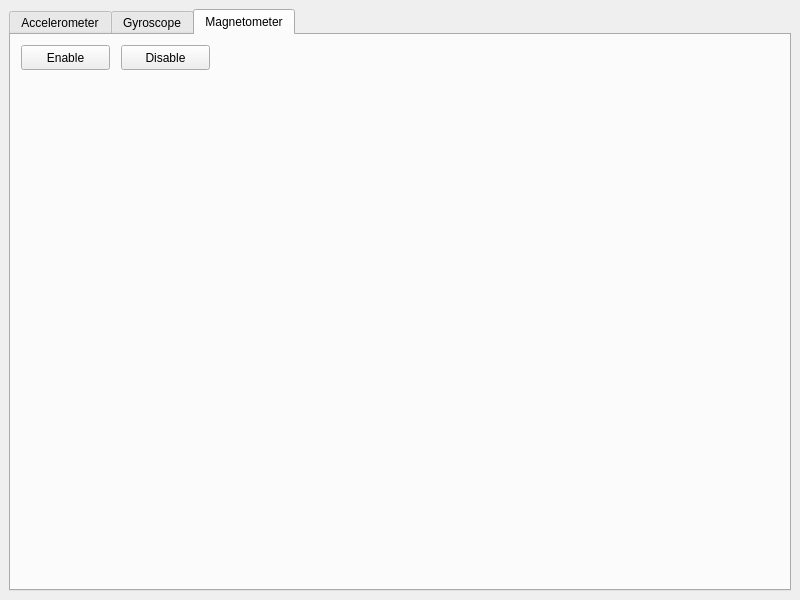
<?xml version="1.0" encoding="UTF-8"?>
<ui version="4.0">
 <class>fmain</class>
 <widget class="QMainWindow" name="fmain">
  <property name="geometry">
   <rect>
    <x>0</x>
    <y>0</y>
    <width>800</width>
    <height>600</height>
   </rect>
  </property>
  <property name="windowTitle">
   <string>fmain</string>
  </property>
  <widget class="QWidget" name="centralwidget">
   <layout class="QGridLayout" name="gridLayout">
    <item row="0" column="0">
     <widget class="QTabWidget" name="tabs">
      <property name="currentIndex">
       <number>2</number>
      </property>
      <widget class="QWidget" name="tab_accelerometer">
       <attribute name="title">
        <string>Accelerometer</string>
       </attribute>
      </widget>
      <widget class="QWidget" name="tab_gyroscope">
       <attribute name="title">
        <string>Gyroscope</string>
       </attribute>
      </widget>
      <widget class="QWidget" name="tab_magnetometer">
       <attribute name="title">
        <string>Magnetometer</string>
       </attribute>
       <widget class="QPushButton" name="button_enable_magnetometer">
        <property name="geometry">
         <rect>
          <x>10</x>
          <y>10</y>
          <width>89</width>
          <height>25</height>
         </rect>
        </property>
        <property name="text">
         <string>Enable</string>
        </property>
       </widget>
       <widget class="QPushButton" name="button_disable_magnetometer">
        <property name="geometry">
         <rect>
          <x>110</x>
          <y>10</y>
          <width>89</width>
          <height>25</height>
         </rect>
        </property>
        <property name="text">
         <string>Disable</string>
        </property>
       </widget>
      </widget>
     </widget>
    </item>
   </layout>
  </widget>
 </widget>
 <resources/>
 <connections/>
</ui>
